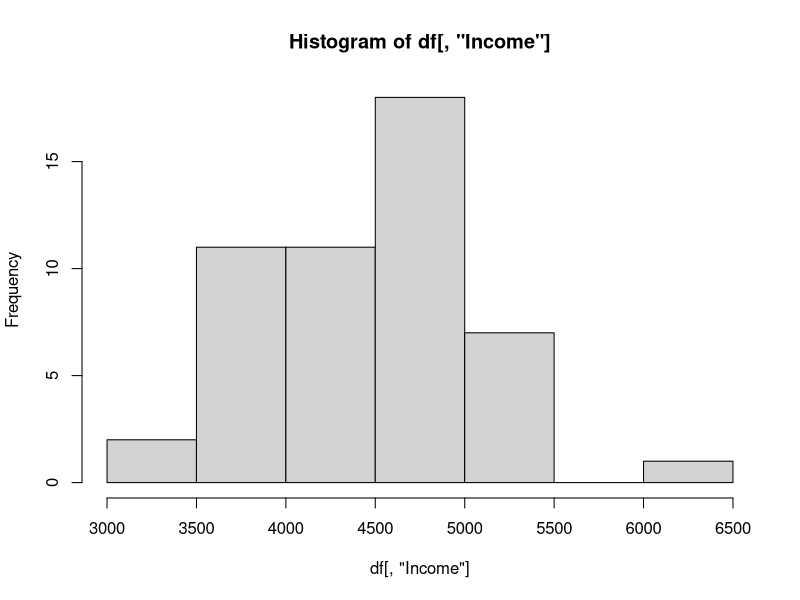

Generate this figure with R:
df <- state.x77

print(df)

hist(df[,"Income"])
df<- data.frame(df)
df$Group <- as.factor(ifelse(df$Income < 4000, "Low",ifelse(df$Income < 5000, "Middle", "High")))
head(df)

tapply(df$Income, df$Group, median)
tapply(df$Income, df$Group, function(x){(max(x)-min(x)/2)})
write.table(df,"C:\\Users\\Student\\Desktop\\new_state.x77.txt")
